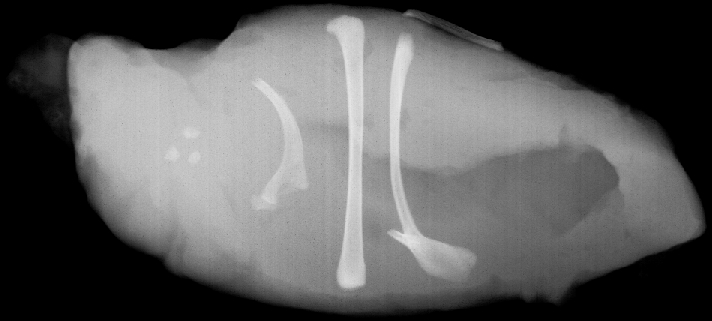
#> input picture project3/task2b_img/segment.jpg, 712 x 321 px
$ python task2_b.py
#> lines starting #> are read from the running program, lines starting #| are printed output that depends on the picture; after the words box and inside, x2 and y2 are one past the last pixel; in counts of white or black regions, pixels touching at a corner belong together
### project3/code/mylibrary.py


def count_pixels(img_gray, include_border=False):
    """
    Purpose:
        Count the number of pixels
    Input:
        img_gray: matrix with value type real
        include_border: boolean
    """
    def count_aux(border_width):
        stat = {}
        for i in range(border_width, img_gray.shape[0] - border_width):
            for j in range(border_width, img_gray.shape[1] - border_width):
                if img_gray[i,j] not in stat:
                    stat[img_gray[i,j]] = 0
                stat[img_gray[i,j]] += 1
        return stat

    if include_border:
        return count_aux(0)
    else:
        return count_aux(1)

### project3/code/task1.py
import numpy as np
import cv2
import math

def dilation(binary_image, selem):
    """
    Purpose:
        Do dilation operation on binary image.
    Input:
        binary_image: int, 2D numpy array, value 0 or 1
        selem: int, 2D numpy array. The structuring element
    Output:
        the dilated image.
    """
    row_pad = math.floor(selem.shape[0] / 2)
    col_pad = math.floor(selem.shape[1] / 2)
    res_img = np.zeros(binary_image.shape)
    check_img = np.pad(binary_image, ((row_pad,row_pad),(col_pad, col_pad)), 'constant')
    flipped_selem = np.flip(selem)
    for i in np.arange(row_pad, check_img.shape[0] - row_pad):
        for j in np.arange(col_pad, check_img.shape[1] - col_pad):
            patch = check_img[i-row_pad:i+row_pad+1, j-col_pad:j+col_pad+1]
            if np.any(patch & flipped_selem == 1):
                res_img[i-row_pad, j-col_pad] = 1
    return res_img.astype(np.uint8)

def erosion(binary_image, selem):
    """
    Purpose:
        Do erosion operation on binary image.
    Input:
        binary_image: int, 2D numpy array, value 0 or 1
        selem: int, 2D numpy array. The structuring element
    Output:
        the eroded image.
    """
    row_pad = math.floor(selem.shape[0] / 2)
    col_pad = math.floor(selem.shape[1] / 2)
    res_img = np.zeros(binary_image.shape)
    check_img = np.pad(binary_image, ((row_pad,row_pad),(col_pad, col_pad)), 'constant')
    for i in np.arange(row_pad, check_img.shape[0] - row_pad):
        for j in np.arange(col_pad, check_img.shape[1] - col_pad):
            patch = check_img[i-row_pad:i+row_pad+1, j-col_pad:j+col_pad+1]
            if np.all(patch & selem == selem):
                res_img[i-row_pad, j-col_pad] = 1
    return res_img.astype(np.uint8)

def opening(binary_image, selem):
    return dilation(erosion(binary_image, selem), selem)

def closing(binary_image, selem):
    return erosion(dilation(binary_image, selem), selem)

def boundary(binary_image):
    selem = np.ones((3,3)).astype(np.uint8)
    return binary_image - erosion(binary_image, selem)

def denoising(method=1):
    def method_1(binary_image, selem):
        return closing(opening(binary_image, selem), selem)

    def method_2(binary_image, selem):
        return opening(closing(binary_image, selem), selem)

    if method == 1:
        return method_1
    else:
        return method_2

# [7 lines left out: function threshold, not called in this run]


# [23 lines that do not run on import are left out]

### project3/code/task2_b.py
import numpy as np
import cv2
import matplotlib.pyplot as plt
import task1
from mylibrary import count_pixels
import sys

def thresh(gray_img, T):
    res_img = np.zeros(gray_img.shape).astype(np.uint8)
    for i in range(gray_img.shape[0]):
        for j in range(gray_img.shape[1]):
            if gray_img[i,j] > T:
                res_img[i,j] = 1
    return res_img

def numIslands(binary_img):
    if binary_img is None or binary_img.shape[0] == 0 or binary_img.shape[1] == 0:
        return 0, []

    obj_bank = []
    binary = binary_img.copy()

    for i in range(binary.shape[0]):
        for j in range(binary.shape[1]):
            if binary[i,j] == 1:
                obj = []
                dfs(binary, i, j, obj)
                obj_bank.append(obj)

    return obj_bank

def dfs(grid, x, y, obj):
    n = grid.shape[0]
    m = grid.shape[1]
    if x < 0 or x > n - 1 or y < 0 or y > m - 1 or grid[x, y] == 0:
        return
    obj.append([x,y])
    grid[x,y] = 0
    dfs(grid, x+1, y, obj)
    dfs(grid, x-1, y, obj)
    dfs(grid, x, y-1, obj)
    dfs(grid, x, y+1, obj)


def draw_box(img, binary, obj_bank):
    res_img = img.copy()
    binary_color = cv2.cvtColor(binary*255, cv2.COLOR_GRAY2BGR)
    res_dcolor = binary_color

    for i, obj in enumerate(obj_bank):
        obj = np.asarray(obj).T
        up = min(obj[0])
        down = max(obj[0])
        left = min(obj[1])
        right = max(obj[1])
        print("object {}'s cordinate: left_up={}, right,down={}".format(i, (left, up), (right, down)))

        res_img = cv2.rectangle(res_img,(left, up),(right,down),(0,255,0),shift=0)
        res_dcolor = cv2.rectangle(res_dcolor,(left, up),(right,down),(0,255,0),shift=0)

    return res_img, res_dcolor

if __name__ == "__main__":
    sys.setrecursionlimit(1500)
    img = cv2.imread("../task2b_img/segment.jpg")
#> img is the input picture: shape (321, 712, 3); min 0, max 231, mean 92.5
    img_gray = cv2.cvtColor(img, cv2.COLOR_BGR2GRAY)
    pixel_stat = count_pixels(img_gray)
#> pixel_stat = 232 items
    stat_list = np.asarray([[key,val] for key,val in pixel_stat.items() if key != 0]).T

    # save the histogram
    plt.bar(stat_list[0],stat_list[1],align='center') # A bar chart
    plt.title("pixel numbers count (value > 0)")
    plt.xlabel('pixel value')
    plt.ylabel('number')
    plt.savefig("../task2b_img/task2b_hist")
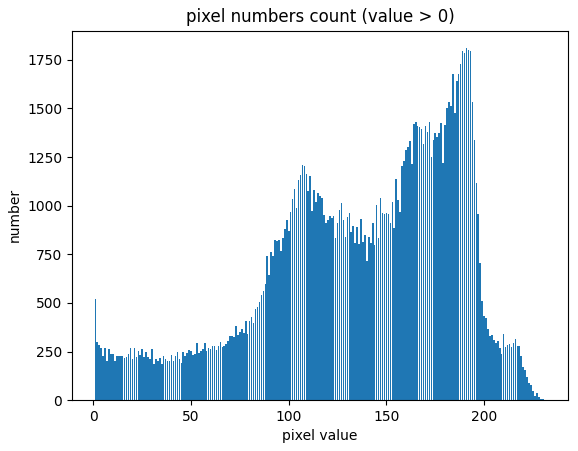
#> figure drawn by matplotlib, 1 panel; tallest bar 1810 high, from x = 190.6 to 191.4
    plt.close()

    # observe the histogram to get T
    T = 205
    binary_img = thresh(img_gray, 205)
#> after the loop in thresh, `for i in range(gray_img.shape[0]):`: res_img: shape (321, 712); values 0 (black) and 1 (white), 2.1% white; 58 white regions (49 under 20 px), largest, box (x1, y1, x2, y2) and area: (339, 28, 363, 256) 2163, (390, 44, 410, 164) 1237, (255, 79, 296, 131) 568
    #denoise the binary_img
    struc_elem = np.ones((3,3)).astype(np.uint8)
    denoised = task1.denoising(method=2)(binary_img, struc_elem)
#> in dilation, `check_img = np.pad(binary_image, ((row_pad,row_pad),(col_pad, col_pad)..`: check_img: shape (323, 714); values 0 (black) and 1 (white), 2% white; 58 white regions (49 under 20 px), largest, box (x1, y1, x2, y2) and area: (340, 29, 364, 257) 2163, (391, 45, 411, 165) 1237, (256, 80, 297, 132) 568
#> after the loop in dilation, `for i in np.arange(row_pad, check_img.shape[0] - row_pad):`:
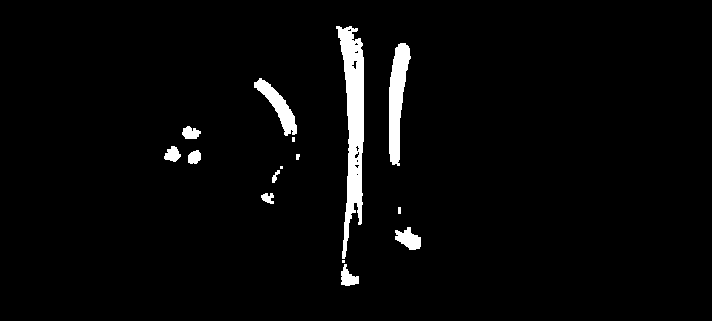
#> res_img: shape (321, 712) float64; values 0 (black) and 1 (white), 3.1% white; 15 white regions (3 under 20 px), largest, box (x1, y1, x2, y2) and area: (336, 26, 364, 259) 3299, (389, 43, 411, 166) 1567, (254, 78, 297, 136) 834
#> in erosion, `row_pad = math.floor(selem.shape[0] / 2)`: row_pad = 1
#> in erosion, `check_img = np.pad(binary_image, ((row_pad,row_pad),(col_pad, col_pad)..`: check_img: shape (323, 714); values 0 (black) and 1 (white), 3% white; 15 white regions (3 under 20 px), largest, box (x1, y1, x2, y2) and area: (337, 27, 365, 260) 3299, (390, 44, 412, 167) 1567, (255, 79, 298, 137) 834
#> after the loop in erosion, `for i in np.arange(row_pad, check_img.shape[0] - row_pad):`: res_img: shape (321, 712) float64; values 0 (black) and 1 (white), 2.3% white; 23 white regions (14 under 20 px), largest, box (x1, y1, x2, y2) and area: (337, 27, 363, 258) 2514, (390, 44, 410, 164) 1275, (255, 79, 296, 135) 622
#> in erosion (call 2), `check_img = np.pad(binary_image, ((row_pad,row_pad),(col_pad, col_pad)..`: check_img: shape (323, 714); values 0 (black) and 1 (white), 2.3% white; 23 white regions (14 under 20 px), largest, box (x1, y1, x2, y2) and area: (338, 28, 364, 259) 2514, (391, 45, 411, 165) 1275, (256, 80, 297, 136) 622
#> after the loop in erosion (call 2), `for i in np.arange(row_pad, check_img.shape[0] - row_pad):`:
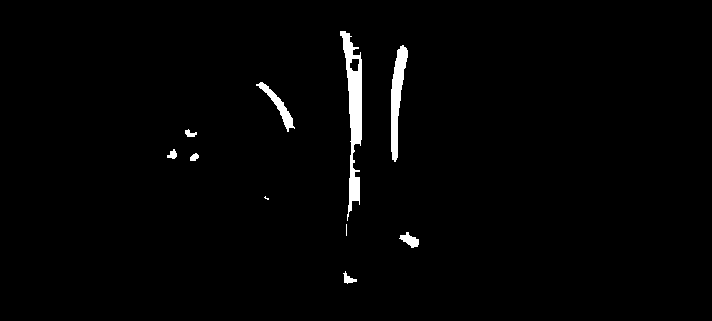
#> res_img: shape (321, 712) float64; values 0 (black) and 1 (white), 1.6% white; 10 white regions (2 under 20 px), largest, box (x1, y1, x2, y2) and area: (340, 31, 362, 221) 1774, (391, 45, 408, 162) 1001, (256, 82, 295, 132) 426
#> in dilation (call 2), `check_img = np.pad(binary_image, ((row_pad,row_pad),(col_pad, col_pad)..`: check_img: shape (323, 714); values 0 (black) and 1 (white), 1.6% white; 10 white regions (2 under 20 px), largest, box (x1, y1, x2, y2) and area: (341, 32, 363, 222) 1774, (392, 46, 409, 163) 1001, (257, 83, 296, 133) 426
#> after the loop in dilation (call 2), `for i in np.arange(row_pad, check_img.shape[0] - row_pad):`:
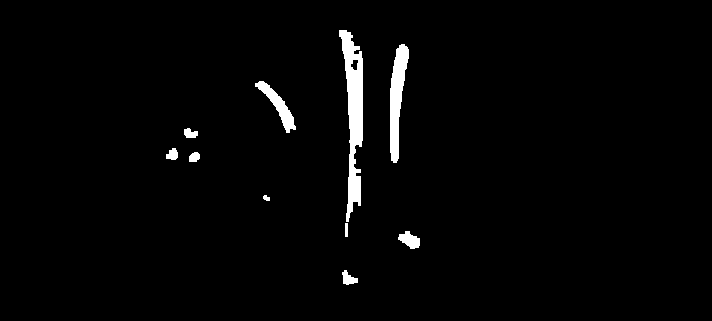
#> res_img: shape (321, 712) float64; values 0 (black) and 1 (white), 2.2% white; 10 white regions, largest, box (x1, y1, x2, y2) and area: (339, 30, 363, 222) 2314, (390, 44, 409, 163) 1273, (255, 81, 296, 133) 610
    obj_bank = numIslands(denoised)
#> after the loop in numIslands, `for i in range(binary.shape[0]):`: binary: shape (321, 712); every value is 0
#> after the loop in numIslands, `for i in range(binary.shape[0]):`: obj_bank = 10 items
#> obj_bank = 10 items
    print("There are {} objects".format(len(obj_bank)))
#| There are 10 objects
    for i in range(len(obj_bank)):
        print("object {} has {} numbers pixels".format(i, len(obj_bank[i])))
#> this loop made 10 passes
#| object 0 has 2314 numbers pixels
#| object 1 has 1273 numbers pixels
#| object 2 has 610 numbers pixels
#| object 3 has 103 numbers pixels
#| object 4 has 106 numbers pixels
#| object 5 has 89 numbers pixels
#| object 6 has 31 numbers pixels
#| object 7 has 42 numbers pixels
#> (further printed lines are left out)

    img_res, dcolor_res = draw_box(img, denoised, obj_bank)
#> the loop in draw_box, `for i, obj in enumerate(obj_bank):` made 10 passes
#> (up, down, left, right) on passes 1 to 10: (30, 221, 339, 362), (44, 162, 390, 408), (81, 132, 255, 295), (128, 137, 184, 197), (148, 159, 166, 177), (152, 161, 189, 199), (195, 200, 263, 269), (223, 236, 345, 347), (231, 248, 398, 419), (270, 284, 342, 357)
#| object 0's cordinate: left_up=(339, 30), right,down=(362, 221)
#| object 1's cordinate: left_up=(390, 44), right,down=(408, 162)
#| object 2's cordinate: left_up=(255, 81), right,down=(295, 132)
#| object 3's cordinate: left_up=(184, 128), right,down=(197, 137)
#| object 4's cordinate: left_up=(166, 148), right,down=(177, 159)
#| object 5's cordinate: left_up=(189, 152), right,down=(199, 161)
#| object 6's cordinate: left_up=(263, 195), right,down=(269, 200)
#| object 7's cordinate: left_up=(345, 223), right,down=(347, 236)
#> (further printed lines are left out)
#> pass 1, in draw_box, `res_dcolor = cv2.rectangle(res_dcolor,(left, up),(right,down),(0,255,0..`:
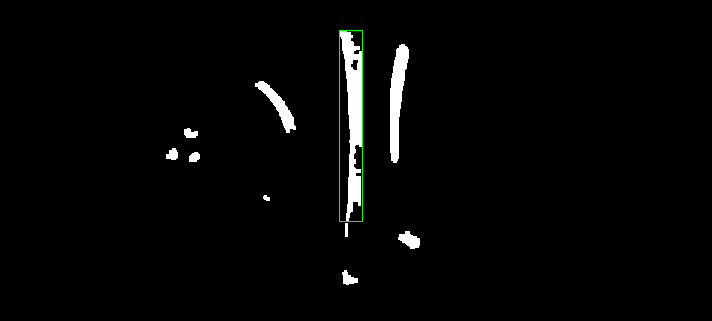
#> res_dcolor: shape (321, 712, 3); mean B, G, R 5.4, 5.9, 5.4
#> after the loop in draw_box, `for i, obj in enumerate(obj_bank):`:
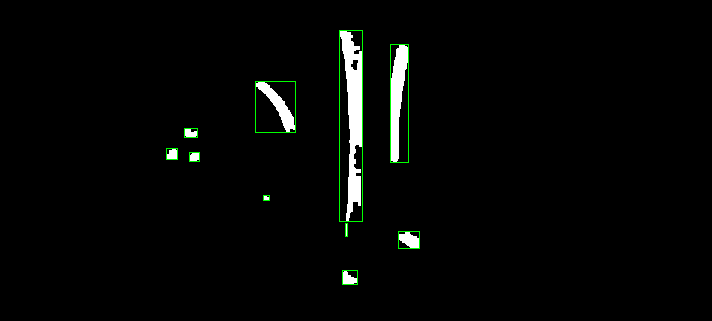
#> res_dcolor: shape (321, 712, 3); mean B, G, R 5.1, 6.5, 5.1
#> after the loop in draw_box, `for i, obj in enumerate(obj_bank):`:
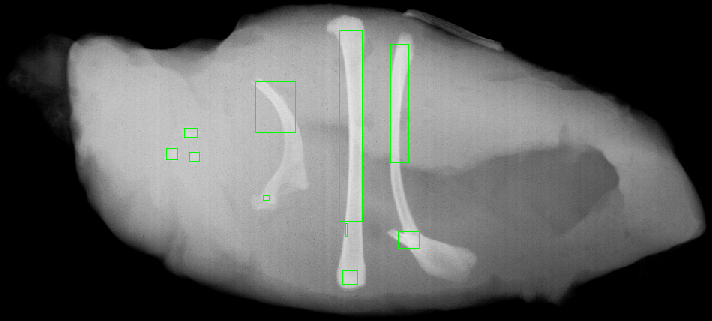
#> res_img: shape (321, 712, 3); mean B, G, R 91.6, 92.9, 91.6
    cv2.imwrite('../task2b_img/res_segment.jpg', img_res)
    cv2.imwrite('../task2b_img/res_segment_2.jpg', dcolor_res)
